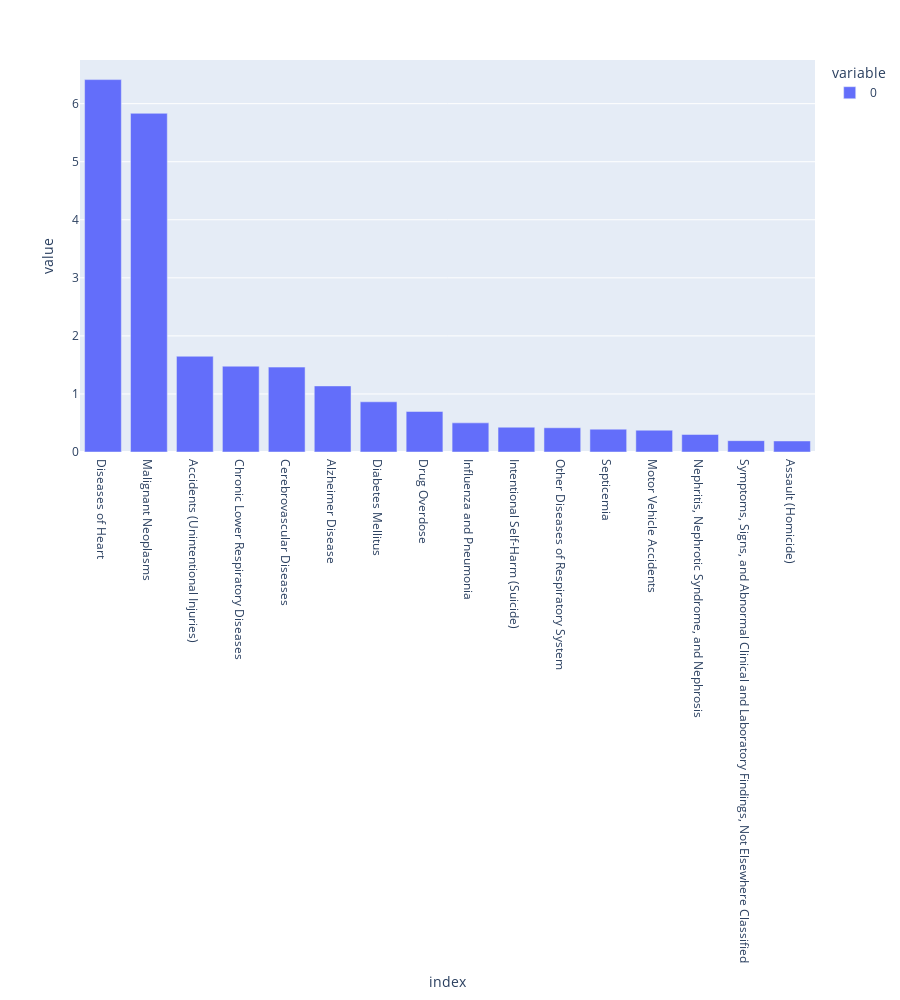

Notebook source saved alongside this figure:
### Code cell
# Major causes of death in the US from 2014-2023
px.bar(causes_year_df, height=1000)
#causes_year_df.plot(kind='bar', ylabel='Deaths in millions')

### Figure 1 — Plotly figure (JSON) as saved in the notebook; plotly's stock layout.template omitted (floating-point values rounded to 4 significant figures)
{"data": [{"alignmentgroup": "True", "hovertemplate": "variable=0<br>index=%{x}<br>value=%{y}<extra></extra>", "legendgroup": "0", "marker": {"color": "#636efa", "pattern": {"shape": ""}}, "name": "0", "offsetgroup": "0", "orientation": "v", "showlegend": true, "textposition": "auto", "type": "bar", "x": ["Diseases of Heart", "Malignant Neoplasms", "Accidents (Unintentional Injuries)", "Chronic Lower Respiratory Diseases", "Cerebrovascular Diseases", "Alzheimer Disease", "Diabetes Mellitus", "Drug Overdose", "Influenza and Pneumonia", "Intentional Self-Harm (Suicide)", "Other Diseases of Respiratory System", "Septicemia", "Motor Vehicle Accidents", "Nephritis, Nephrotic Syndrome, and Nephrosis", "Symptoms, Signs, and Abnormal Clinical and Laboratory Findings, Not Elsewhere Classified", "Assault (Homicide)"], "xaxis": "x", "y": [6.414, 5.834, 1.649, 1.478, 1.462, 1.138, 0.8649, 0.6981, 0.5019, 0.427, 0.4176, 0.3933, 0.3754, 0.3017, 0.1954, 0.1901], "yaxis": "y"}], "layout": {"barmode": "relative", "height": 1000, "legend": {"title": {"text": "variable"}, "tracegroupgap": 0}, "margin": {"t": 60}, "xaxis": {"anchor": "y", "domain": [0, 1], "title": {"text": "index"}}, "yaxis": {"anchor": "x", "domain": [0, 1], "title": {"text": "value"}}}}
